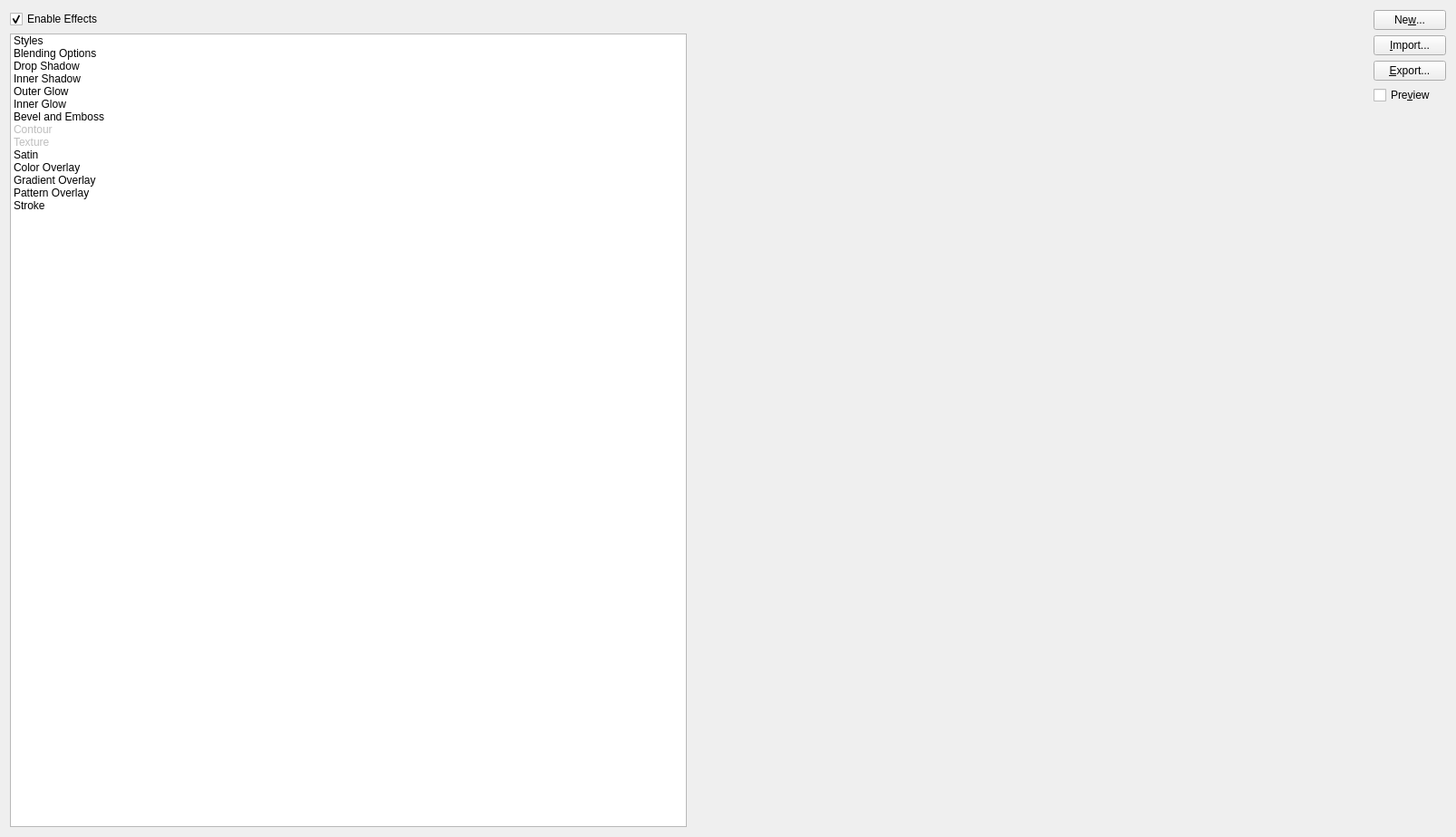
<?xml version="1.0" encoding="UTF-8"?>
<ui version="4.0">
 <class>WdgStylesDialog</class>
 <widget class="QWidget" name="WdgStylesDialog">
  <property name="geometry">
   <rect>
    <x>0</x>
    <y>0</y>
    <width>1607</width>
    <height>924</height>
   </rect>
  </property>
  <layout class="QHBoxLayout" name="horizontalLayout">
   <item>
    <layout class="QVBoxLayout" name="verticalLayout_2">
     <item>
      <widget class="QCheckBox" name="chkMasterFxSwitch">
       <property name="text">
        <string>Enable Effects</string>
       </property>
       <property name="checked">
        <bool>true</bool>
       </property>
      </widget>
     </item>
     <item>
      <widget class="QListWidget" name="lstStyleSelector">
       <item>
        <property name="text">
         <string>Styles</string>
        </property>
       </item>
       <item>
        <property name="text">
         <string>Blending Options</string>
        </property>
       </item>
       <item>
        <property name="text">
         <string>Drop Shadow</string>
        </property>
        <property name="checkState">
         <enum>Unchecked</enum>
        </property>
       </item>
       <item>
        <property name="text">
         <string>Inner Shadow</string>
        </property>
        <property name="checkState">
         <enum>Unchecked</enum>
        </property>
       </item>
       <item>
        <property name="text">
         <string>Outer Glow</string>
        </property>
        <property name="checkState">
         <enum>Unchecked</enum>
        </property>
       </item>
       <item>
        <property name="text">
         <string>Inner Glow</string>
        </property>
        <property name="checkState">
         <enum>Unchecked</enum>
        </property>
       </item>
       <item>
        <property name="text">
         <string>Bevel and Emboss</string>
        </property>
        <property name="checkState">
         <enum>Unchecked</enum>
        </property>
       </item>
       <item>
        <property name="text">
         <string>Contour</string>
        </property>
        <property name="checkState">
         <enum>Unchecked</enum>
        </property>
        <property name="flags">
         <set>ItemIsSelectable|ItemIsDragEnabled|ItemIsUserCheckable</set>
        </property>
       </item>
       <item>
        <property name="text">
         <string>Texture</string>
        </property>
        <property name="checkState">
         <enum>Unchecked</enum>
        </property>
        <property name="flags">
         <set>ItemIsSelectable|ItemIsDragEnabled|ItemIsUserCheckable</set>
        </property>
       </item>
       <item>
        <property name="text">
         <string>Satin</string>
        </property>
        <property name="checkState">
         <enum>Unchecked</enum>
        </property>
       </item>
       <item>
        <property name="text">
         <string>Color Overlay</string>
        </property>
        <property name="checkState">
         <enum>Unchecked</enum>
        </property>
       </item>
       <item>
        <property name="text">
         <string>Gradient Overlay</string>
        </property>
        <property name="checkState">
         <enum>Unchecked</enum>
        </property>
       </item>
       <item>
        <property name="text">
         <string>Pattern Overlay</string>
        </property>
        <property name="checkState">
         <enum>Unchecked</enum>
        </property>
       </item>
       <item>
        <property name="text">
         <string>Stroke</string>
        </property>
        <property name="checkState">
         <enum>Unchecked</enum>
        </property>
       </item>
      </widget>
     </item>
    </layout>
   </item>
   <item>
    <widget class="QStackedWidget" name="stylesStack"/>
   </item>
   <item>
    <layout class="QVBoxLayout" name="verticalLayout">
     <item>
      <widget class="QPushButton" name="btnNewStyle">
       <property name="text">
        <string>Ne&amp;w...</string>
       </property>
      </widget>
     </item>
     <item>
      <widget class="QPushButton" name="btnLoadStyle">
       <property name="text">
        <string>&amp;Import...</string>
       </property>
      </widget>
     </item>
     <item>
      <widget class="QPushButton" name="btnSaveStyle">
       <property name="text">
        <string>&amp;Export...</string>
       </property>
      </widget>
     </item>
     <item>
      <widget class="QCheckBox" name="chkPreview">
       <property name="text">
        <string>Pre&amp;view</string>
       </property>
      </widget>
     </item>
     <item>
      <widget class="QLabel" name="lblPreview">
       <property name="sizePolicy">
        <sizepolicy hsizetype="Fixed" vsizetype="Fixed">
         <horstretch>0</horstretch>
         <verstretch>0</verstretch>
        </sizepolicy>
       </property>
       <property name="text">
        <string/>
       </property>
      </widget>
     </item>
     <item>
      <spacer name="verticalSpacer">
       <property name="orientation">
        <enum>Qt::Vertical</enum>
       </property>
       <property name="sizeHint" stdset="0">
        <size>
         <width>20</width>
         <height>40</height>
        </size>
       </property>
      </spacer>
     </item>
    </layout>
   </item>
  </layout>
 </widget>
 <resources/>
 <connections/>
</ui>
